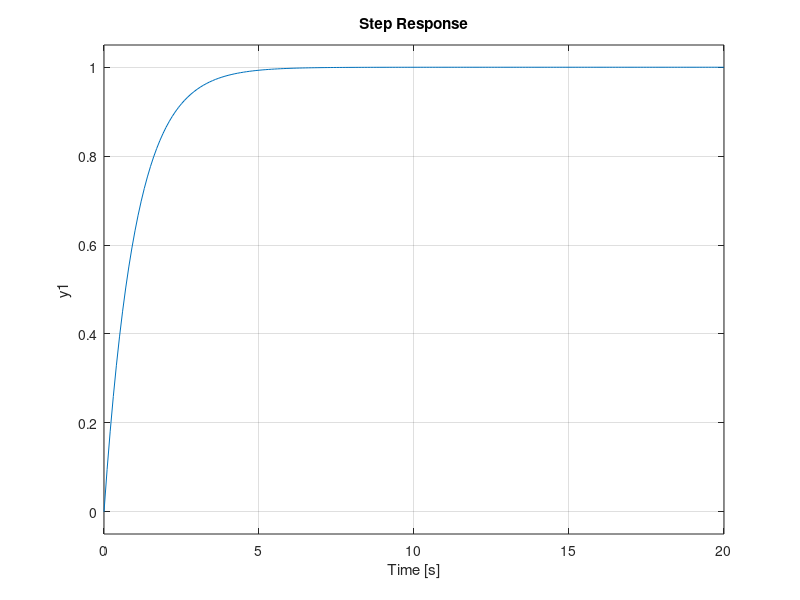

Recreate this plot in MATLAB.
%%Define Transfer Function
% Number 4 (First Order System)
% G(s) = 1 / s + 1 

M = 0;
B = 1;
k = 1;

G_num = 1
G_den = [M B k]
G = tf(G_num,G_den)

%Step Response
step(G,0:0.1:20)